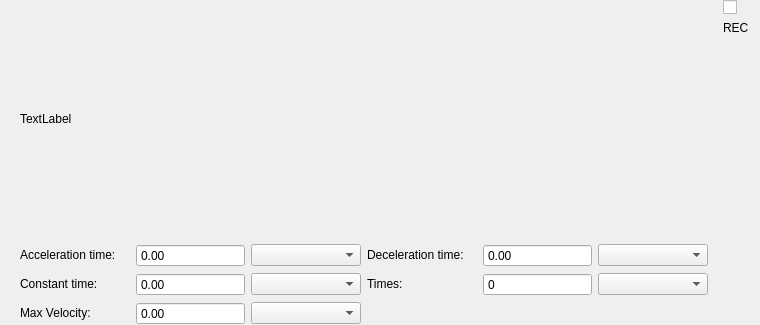
<?xml version="1.0" encoding="UTF-8"?>
<ui version="4.0">
 <class>UiMotionPTSL</class>
 <widget class="QWidget" name="UiMotionPTSL">
  <property name="geometry">
   <rect>
    <x>0</x>
    <y>0</y>
    <width>760</width>
    <height>325</height>
   </rect>
  </property>
  <property name="windowTitle">
   <string>Form</string>
  </property>
  <layout class="QHBoxLayout" name="horizontalLayout">
   <property name="topMargin">
    <number>0</number>
   </property>
   <property name="bottomMargin">
    <number>0</number>
   </property>
   <item>
    <widget class="QStackedWidget" name="stackedWidget_Point">
     <property name="currentIndex">
      <number>0</number>
     </property>
     <widget class="QWidget" name="page">
      <layout class="QGridLayout" name="gridLayout">
       <property name="topMargin">
        <number>0</number>
       </property>
       <property name="bottomMargin">
        <number>0</number>
       </property>
       <item row="1" column="3">
        <widget class="QLabel" name="label_2">
         <property name="sizePolicy">
          <sizepolicy hsizetype="Preferred" vsizetype="Fixed">
           <horstretch>0</horstretch>
           <verstretch>0</verstretch>
          </sizepolicy>
         </property>
         <property name="text">
          <string>Deceleration time:</string>
         </property>
        </widget>
       </item>
       <item row="3" column="1">
        <widget class="QDoubleSpinBox" name="doubleSpinBox_PointMaxVel">
         <property name="buttonSymbols">
          <enum>QAbstractSpinBox::NoButtons</enum>
         </property>
         <property name="maximum">
          <double>10000.000000000000000</double>
         </property>
        </widget>
       </item>
       <item row="1" column="4">
        <widget class="QDoubleSpinBox" name="doubleSpinBox_PointDec">
         <property name="buttonSymbols">
          <enum>QAbstractSpinBox::NoButtons</enum>
         </property>
         <property name="maximum">
          <double>10000.000000000000000</double>
         </property>
        </widget>
       </item>
       <item row="1" column="1">
        <widget class="QDoubleSpinBox" name="doubleSpinBox_PointAcc">
         <property name="buttonSymbols">
          <enum>QAbstractSpinBox::NoButtons</enum>
         </property>
         <property name="maximum">
          <double>10000.000000000000000</double>
         </property>
        </widget>
       </item>
       <item row="0" column="0" colspan="6">
        <widget class="QLabel" name="label_PointMotion">
         <property name="text">
          <string>TextLabel</string>
         </property>
        </widget>
       </item>
       <item row="1" column="5">
        <widget class="QComboBox" name="comboBox_pointDec"/>
       </item>
       <item row="3" column="2">
        <widget class="QComboBox" name="comboBox_pointMaxVel"/>
       </item>
       <item row="1" column="2">
        <widget class="QComboBox" name="comboBox_pointAcc"/>
       </item>
       <item row="3" column="0">
        <widget class="QLabel" name="label_3">
         <property name="sizePolicy">
          <sizepolicy hsizetype="Preferred" vsizetype="Fixed">
           <horstretch>0</horstretch>
           <verstretch>0</verstretch>
          </sizepolicy>
         </property>
         <property name="text">
          <string>Max Velocity:</string>
         </property>
        </widget>
       </item>
       <item row="1" column="0">
        <widget class="QLabel" name="label">
         <property name="sizePolicy">
          <sizepolicy hsizetype="Preferred" vsizetype="Fixed">
           <horstretch>0</horstretch>
           <verstretch>0</verstretch>
          </sizepolicy>
         </property>
         <property name="text">
          <string>Acceleration time:</string>
         </property>
        </widget>
       </item>
       <item row="2" column="0">
        <widget class="QLabel" name="label_12">
         <property name="sizePolicy">
          <sizepolicy hsizetype="Preferred" vsizetype="Fixed">
           <horstretch>0</horstretch>
           <verstretch>0</verstretch>
          </sizepolicy>
         </property>
         <property name="text">
          <string>Constant time:</string>
         </property>
        </widget>
       </item>
       <item row="2" column="1">
        <widget class="QDoubleSpinBox" name="doubleSpinBox_pointCons">
         <property name="buttonSymbols">
          <enum>QAbstractSpinBox::NoButtons</enum>
         </property>
         <property name="maximum">
          <double>10000.000000000000000</double>
         </property>
        </widget>
       </item>
       <item row="2" column="2">
        <widget class="QComboBox" name="comboBox_pointCons"/>
       </item>
       <item row="2" column="3">
        <widget class="QLabel" name="label_4">
         <property name="sizePolicy">
          <sizepolicy hsizetype="Preferred" vsizetype="Fixed">
           <horstretch>0</horstretch>
           <verstretch>0</verstretch>
          </sizepolicy>
         </property>
         <property name="text">
          <string>Times:</string>
         </property>
        </widget>
       </item>
       <item row="2" column="5">
        <widget class="QComboBox" name="comboBox_pointTimes"/>
       </item>
       <item row="2" column="4">
        <widget class="QSpinBox" name="spinBox_PointTimes">
         <property name="buttonSymbols">
          <enum>QAbstractSpinBox::NoButtons</enum>
         </property>
        </widget>
       </item>
      </layout>
     </widget>
     <widget class="QWidget" name="page_2">
      <layout class="QGridLayout" name="gridLayout_2">
       <property name="topMargin">
        <number>0</number>
       </property>
       <property name="bottomMargin">
        <number>0</number>
       </property>
       <item row="2" column="2">
        <widget class="QComboBox" name="comboBox_reciMaxVel"/>
       </item>
       <item row="1" column="2">
        <widget class="QComboBox" name="comboBox_reciAcc"/>
       </item>
       <item row="1" column="0">
        <widget class="QLabel" name="label_6">
         <property name="sizePolicy">
          <sizepolicy hsizetype="Preferred" vsizetype="Fixed">
           <horstretch>0</horstretch>
           <verstretch>0</verstretch>
          </sizepolicy>
         </property>
         <property name="text">
          <string>Acceleration time:</string>
         </property>
        </widget>
       </item>
       <item row="2" column="3">
        <widget class="QLabel" name="label_7">
         <property name="sizePolicy">
          <sizepolicy hsizetype="Preferred" vsizetype="Fixed">
           <horstretch>0</horstretch>
           <verstretch>0</verstretch>
          </sizepolicy>
         </property>
         <property name="text">
          <string>Constant time:</string>
         </property>
        </widget>
       </item>
       <item row="2" column="0">
        <widget class="QLabel" name="label_9">
         <property name="sizePolicy">
          <sizepolicy hsizetype="Preferred" vsizetype="Fixed">
           <horstretch>0</horstretch>
           <verstretch>0</verstretch>
          </sizepolicy>
         </property>
         <property name="text">
          <string>Max Velocity:</string>
         </property>
        </widget>
       </item>
       <item row="1" column="3">
        <widget class="QLabel" name="label_8">
         <property name="sizePolicy">
          <sizepolicy hsizetype="Preferred" vsizetype="Fixed">
           <horstretch>0</horstretch>
           <verstretch>0</verstretch>
          </sizepolicy>
         </property>
         <property name="text">
          <string>Deceleration time:</string>
         </property>
        </widget>
       </item>
       <item row="1" column="5">
        <widget class="QComboBox" name="comboBox_reciDec"/>
       </item>
       <item row="2" column="5">
        <widget class="QComboBox" name="comboBox_reciCons"/>
       </item>
       <item row="3" column="0">
        <widget class="QLabel" name="label_10">
         <property name="sizePolicy">
          <sizepolicy hsizetype="Preferred" vsizetype="Fixed">
           <horstretch>0</horstretch>
           <verstretch>0</verstretch>
          </sizepolicy>
         </property>
         <property name="text">
          <string>Interval:</string>
         </property>
        </widget>
       </item>
       <item row="3" column="3">
        <widget class="QLabel" name="label_11">
         <property name="sizePolicy">
          <sizepolicy hsizetype="Preferred" vsizetype="Fixed">
           <horstretch>0</horstretch>
           <verstretch>0</verstretch>
          </sizepolicy>
         </property>
         <property name="text">
          <string>Times:</string>
         </property>
        </widget>
       </item>
       <item row="3" column="2">
        <widget class="QComboBox" name="comboBox_reciInterval"/>
       </item>
       <item row="3" column="4">
        <widget class="QSpinBox" name="spinBox_ReciTimes">
         <property name="enabled">
          <bool>true</bool>
         </property>
         <property name="buttonSymbols">
          <enum>QAbstractSpinBox::NoButtons</enum>
         </property>
        </widget>
       </item>
       <item row="3" column="5">
        <widget class="QComboBox" name="comboBox_reciTimes">
         <property name="enabled">
          <bool>true</bool>
         </property>
        </widget>
       </item>
       <item row="0" column="0" colspan="6">
        <widget class="QLabel" name="label_ReciMotion">
         <property name="text">
          <string>TextLabel</string>
         </property>
        </widget>
       </item>
       <item row="1" column="1">
        <widget class="QDoubleSpinBox" name="doubleSpinBox_ReciAcc">
         <property name="buttonSymbols">
          <enum>QAbstractSpinBox::NoButtons</enum>
         </property>
         <property name="maximum">
          <double>10000.000000000000000</double>
         </property>
        </widget>
       </item>
       <item row="1" column="4">
        <widget class="QDoubleSpinBox" name="doubleSpinBox_ReciDec">
         <property name="buttonSymbols">
          <enum>QAbstractSpinBox::NoButtons</enum>
         </property>
         <property name="maximum">
          <double>10000.000000000000000</double>
         </property>
        </widget>
       </item>
       <item row="2" column="4">
        <widget class="QDoubleSpinBox" name="doubleSpinBox_ReciCons">
         <property name="buttonSymbols">
          <enum>QAbstractSpinBox::NoButtons</enum>
         </property>
         <property name="maximum">
          <double>655360000.000000000000000</double>
         </property>
        </widget>
       </item>
       <item row="2" column="1">
        <widget class="QDoubleSpinBox" name="doubleSpinBox_ReciMaxVel">
         <property name="buttonSymbols">
          <enum>QAbstractSpinBox::NoButtons</enum>
         </property>
         <property name="maximum">
          <double>10000.000000000000000</double>
         </property>
        </widget>
       </item>
       <item row="3" column="1">
        <widget class="QDoubleSpinBox" name="doubleSpinBox_ReciInterval">
         <property name="buttonSymbols">
          <enum>QAbstractSpinBox::NoButtons</enum>
         </property>
         <property name="maximum">
          <double>10000.000000000000000</double>
         </property>
        </widget>
       </item>
      </layout>
     </widget>
    </widget>
   </item>
   <item>
    <layout class="QVBoxLayout" name="verticalLayout">
     <item>
      <widget class="QCheckBox" name="checkBox_PTSLMotion">
       <property name="text">
        <string/>
       </property>
      </widget>
     </item>
     <item>
      <widget class="QLabel" name="label_5">
       <property name="text">
        <string>REC</string>
       </property>
      </widget>
     </item>
     <item>
      <spacer name="verticalSpacer">
       <property name="orientation">
        <enum>Qt::Vertical</enum>
       </property>
       <property name="sizeHint" stdset="0">
        <size>
         <width>20</width>
         <height>40</height>
        </size>
       </property>
      </spacer>
     </item>
    </layout>
   </item>
  </layout>
 </widget>
 <resources/>
 <connections/>
</ui>
